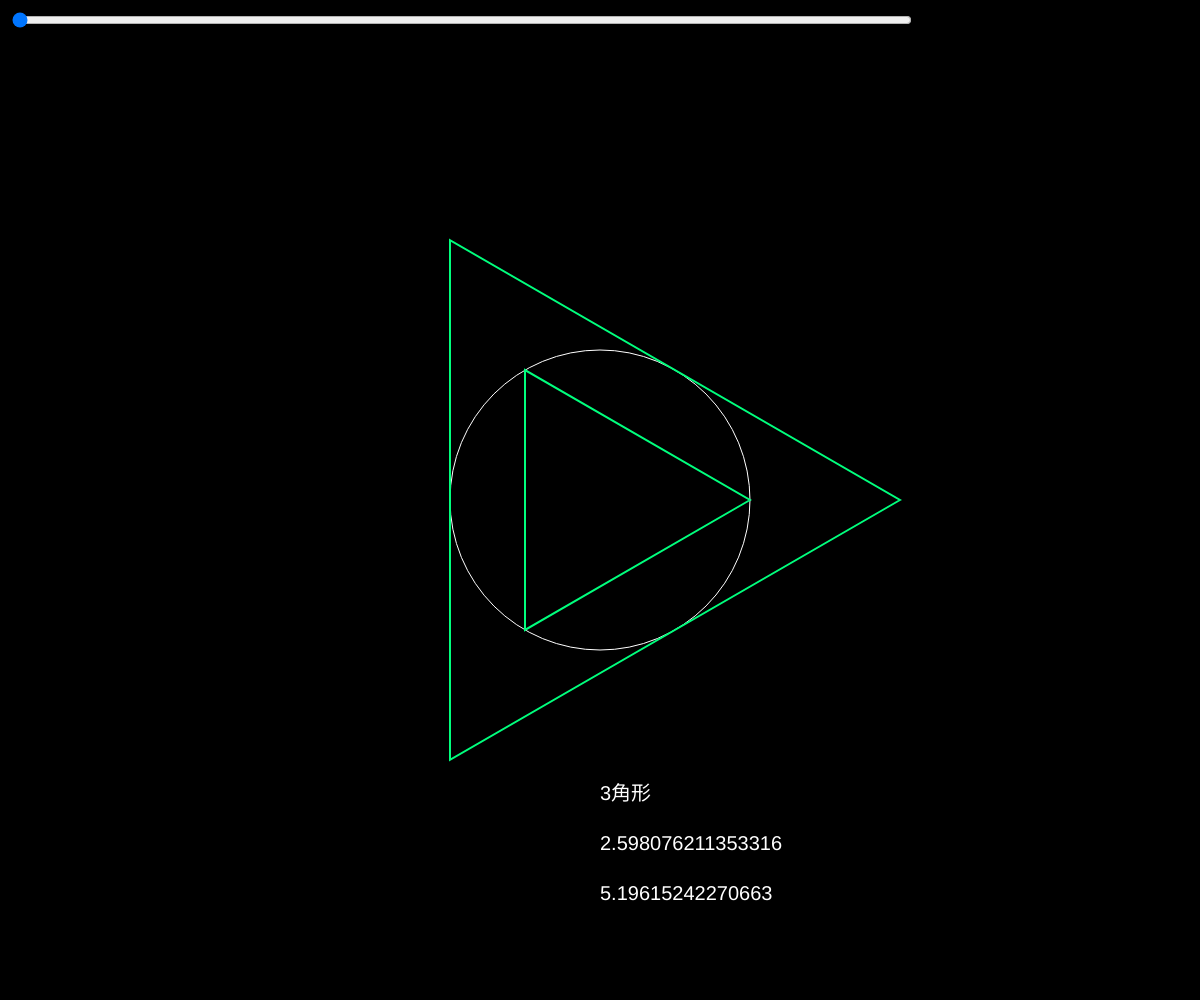
Frame 1 (no input)
Frame 60 (no input): identical to frame 1, image omitted
Frame 120 (the mouse pressed at the canvas centre since frame 60): identical to frame 1, image omitted

The p5.js sketch that drew this single still picture (run headless with seeded random() and noise() and a simulated clock; from frame 60 on, the mouse is pressed at the canvas centre):

// p5.js sketch
// ── sketch.js
let r = 1;
let n = 3;

let pi;

let nSlider;

let rDash = 150;

function setup() {
  createCanvas(windowWidth, windowHeight);
  angleMode(DEGREES);
  nSlider = createSlider(3, 10000, 0, 0.1);
  nSlider.position(10, 10);
  nSlider.style('width', `${width / 4 * 3}px`);
}
function draw() {
  background(0);
  translate(width / 2, height / 2);
  n = nSlider.value();
  innerPI = n * sin(180 / n);
  outerPI = n * tan(180 / n);
  // n += n / 100;
  noFill();
  stroke("white");
  circle(0, 0, rDash * 2);

  // stroke("green")
  takakkei(n, rDash);
  takakkei(n, rDash / cos(180 / n));

  noStroke();
  // stroke("white");
  fill("white");

  textSize(20);
  text(n + "角形", 0, height / 2 - 200);
  text(innerPI, 0, height / 2 - 150);
  text(outerPI, 0, height / 2 - 100);
}

function takakkei(n, r, angle) {
  push();
  beginShape();
  for (let theta = 0; theta < 360; theta += 360 / n) {
    rotate(angle)
    let x = cos(theta) * r;
    let y = sin(theta) * r;
    strokeWeight(2);
    stroke(0, 255, 125);
    vertex(x, y);
  }
  endShape(CLOSE);
  pop();
}
